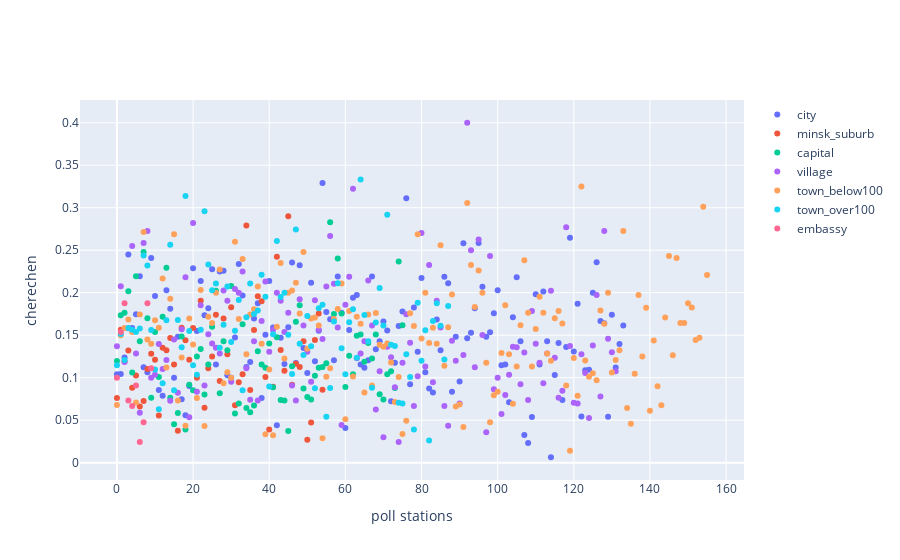

The cell this chart's notebook holds for it:
### Code cell
draw_part_of_alt_fixed('cherechen')
